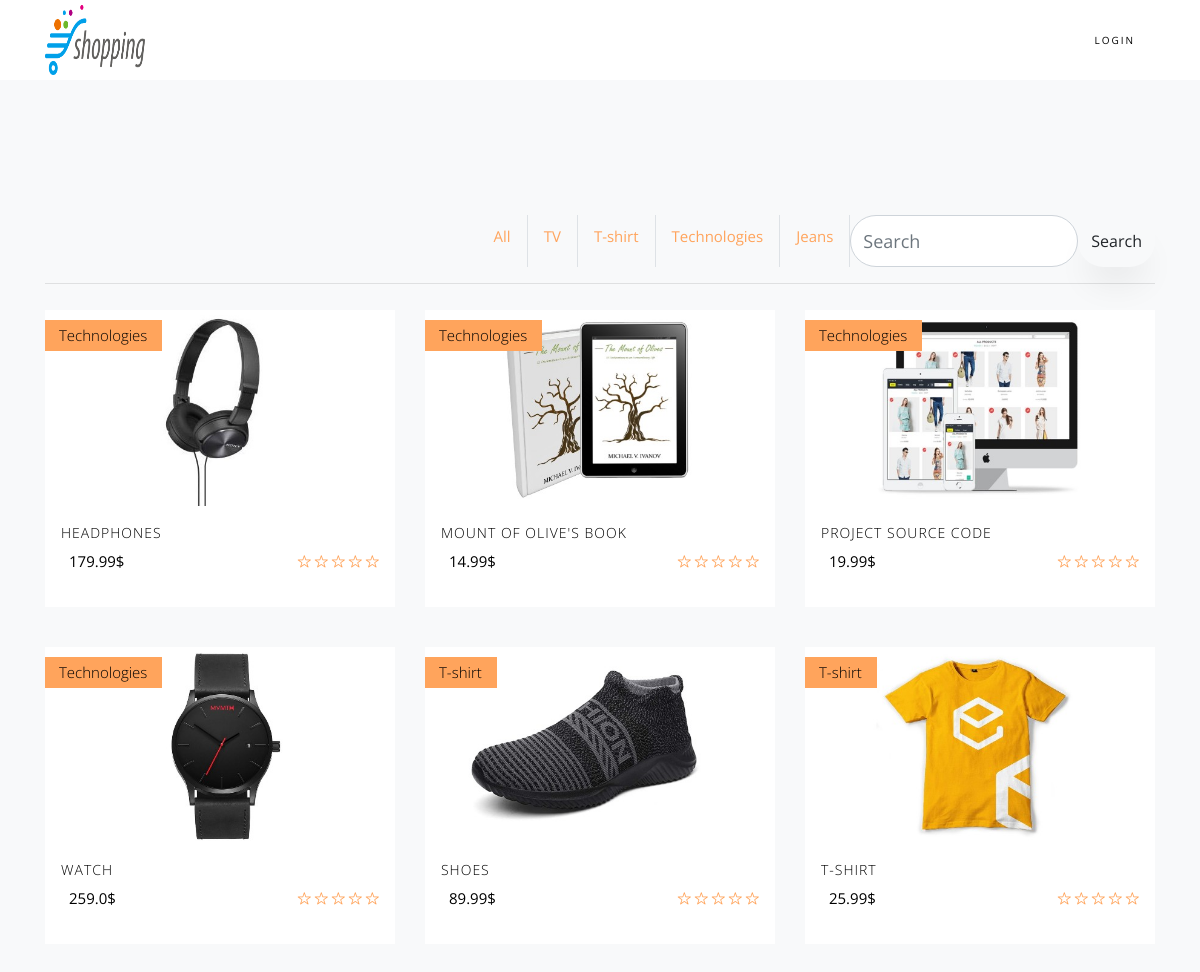
The page / on the database its author committed.
### store/models.py (models this page shows, shortened)
class Category(models.Model):
	id = models.UUIDField(primary_key=True, default=uuid.uuid4, editable=False)
	name = models.CharField(max_length=50, default='TV')
	def __str__(self):
		return self.name

class Product(models.Model):
	name = models.CharField(max_length=200)
	category = models.ForeignKey(Category,on_delete=models.CASCADE, null=True, blank=True)
	price = models.FloatField()
	digital = models.BooleanField(default=False,null=True, blank=True)
	image = models.ImageField(null=True, blank=True)
	@property
	def imageURL(self):
		try:
			url = self.image.url
		except:
			url = ''
		return url

### store/views.py (the view)
# urls.py: path('', include('store.urls')),
def store(request):
	data = cartData(request)
	category = request.GET.get('category')
	print(category)
	if category == None:
		products = Product.objects.all()
	else :
		products = Product.objects.filter(category__name=category)
	if 'search'in request.GET :
		search = request.GET["search"]
		products = Product.objects.filter(name__icontains=search)
	cartItems = data['cartItems']
	order = data['order']
	items = data['items']
	categories = Category.objects.all()
	context = {'products':products, 'cartItems':cartItems,'categories':categories}
	return render(request, 'store/store.html', context)

### store/utils.py (called while the page is built, shortened)
def cookieCart(request):
	try:
		cart = json.loads(request.COOKIES['cart'])
	except:
		cart = {}
		print('CART:', cart)
	items = []
	order = {'get_cart_total':0, 'get_cart_items':0, 'shipping':False}
	cartItems = order['get_cart_items']
	return {'cartItems':cartItems ,'order':order, 'items':items}

def cartData(request):
	if request.user.is_authenticated:
		customer = request.user.customer
		order, created = Order.objects.get_or_create(customer=customer, complete=False)
		items = order.orderitem_set.all()
		cartItems = order.get_cart_items
	else:
		cookieData = cookieCart(request)
		cartItems = cookieData['cartItems']
		order = cookieData['order']
		items = cookieData['items']
	return {'cartItems':cartItems ,'order':order, 'items':items}

### store/templates/store/store.html (shortened to what this page needs)
{% extends 'store/main.html' %}
{% load static %}
{% block content %}
<div class="nav justify-content-end">
		<a href="{% url 'store' %}" class="nav-link active border-right">All</a>
		{% for category in categories %}
		<a href="{% url 'store' %}?category={{category.name}}" class="nav-link  border-right ">{{category}}</a>
		{% endfor %}
		<form class="d-flex" role="search">
			<input class="form-control rounded-pill" name="search" type="search" placeholder="Search" aria-label="Search">
			<button class="btn" type="submit">Search</button>
	  	</form>
</div>
<hr>
    				<div class="row">
						{% for product in products %}
		    			<div class="col-sm-6 col-md-6 col-lg-4 ftco-animate">
		    				<div class="product">
		    					<a href="{% url 'detail' product.id %}" class="img-prod"><img class="img-fluid" src="{{product.imageURL}}" >
		    						<span class="status">{{product.category}}</span>
		    					</a>
		    					<div class="text py-3 px-3">
		    						<h3><a href="#">{{product.name}}</a></h3>
		    						<div class="d-flex">
		    							<div class="pricing">
				    						<p class="price"><span class="price-sale">{{product.price}}$</span></p>
				    					</div>
				    					<div class="rating">
			    							<p class="text-right">
			    								<a href="#"><span class="ion-ios-star-outline"></span></a>
			    								<a href="#"><span class="ion-ios-star-outline"></span></a>
			    								<a href="#"><span class="ion-ios-star-outline"></span></a>
			    								<a href="#"><span class="ion-ios-star-outline"></span></a>
			    								<a href="#"><span class="ion-ios-star-outline"></span></a>
			    							</p>
			    						</div>
			    					</div>
		    					</div>
		    				</div>
		    			</div>
						{% endfor %}
		    		</div>
		    	</div>
{% endblock content %}

### static/css/main.css (style rules this page uses)
body { background-color: hsl(0, 0%, 98%); }
h1,h2,h3,h4,h5,h6 { color:hsl(0, 0%, 30%); }
.product { border-radius: 0 0 4px 4px; }
.col-lg-4, .col-lg-6, .col-lg-8, .col-lg-12 { margin-top: 10px; }
.btn { border-radius: 0; }

### rows shown on the page
Category: name "TV"
Category: name "T-shirt"
Category: name "Technologies"
Category: name "Jeans"
Product: imageURL (picture), category "Technologies", name "HEADPHONES", price "179.99"
Product: imageURL (picture), category "Technologies", name "MOUNT OF OLIVE'S BOOK", price "14.99"
Product: imageURL (picture), category "Technologies", name "PROJECT SOURCE CODE", price "19.99"
Product: imageURL (picture), category "Technologies", name "WATCH", price "259.0"
Product: imageURL (picture), category "T-shirt", name "SHOES", price "89.99"
Product: imageURL (picture), category "T-shirt", name "T-SHIRT", price "25.99"
